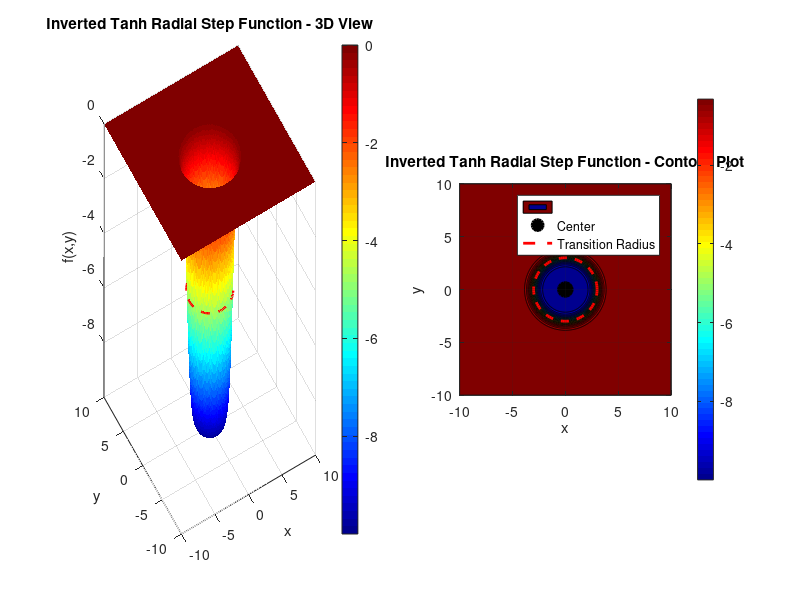
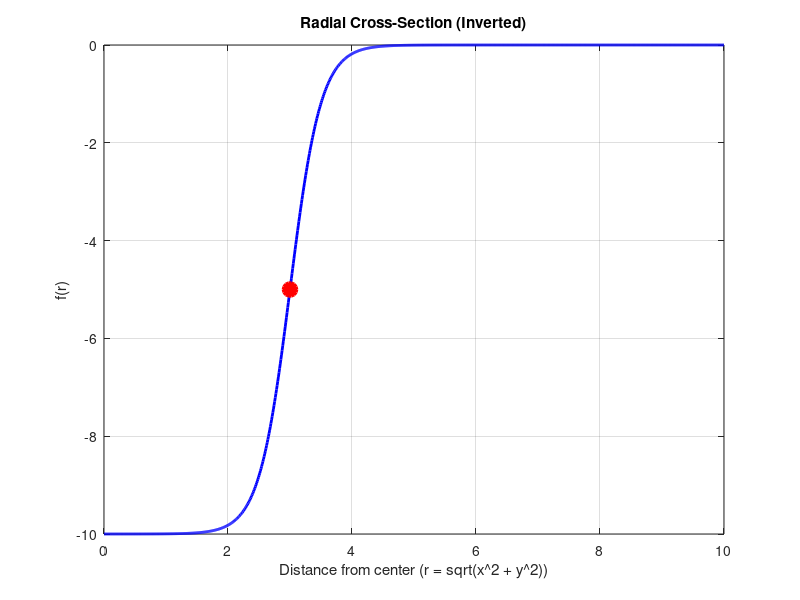

Recreate these plots in MATLAB, in order. (Note: this script raises an error after producing the figures.)
% MATLAB script to plot the Inverted Tanh Radial Step function
% f(x,y) = -h * (1/2) * (1 - tanh(k * (sqrt(x^2 + y^2) - r)))
%        = h * (1/2) * (tanh(k * (sqrt(x^2 + y^2) - r)) - 1)
%
% This creates a smooth radial depression/valley that transitions to zero
% using a hyperbolic tangent function

%% ADJUSTABLE PARAMETERS - Change these values to modify the function
h = 10;        % Height of the central plateau
k = 2;         % Steepness of transition (larger k = sharper edge)
r = 3;         % Radius where transition occurs

% Define the domain
x = linspace(-10, 10, 500);
y = linspace(-10, 10, 500);
[X, Y] = meshgrid(x, y);

% Calculate the function value for each point
% Distance from origin
R = sqrt(X.^2 + Y.^2);

% Apply the inverted tanh radial step function (creates a valley/depression)
Z = -h * 0.5 * (1 - tanh(k * (R - r)));

% Create the 3D surface plot
figure('Position', [100, 100, 1200, 500]);

% Subplot 1: 3D surface
subplot(1, 2, 1);
surf(X, Y, Z, 'EdgeColor', 'none');
colormap(jet);
colorbar;
xlabel('x');
ylabel('y');
zlabel('f(x,y)');
title('Inverted Tanh Radial Step Function - 3D View');
view(-30, 30);
grid on;
axis tight;

% Mark the center (bottom of valley)
hold on;
plot3(0, 0, -h*0.5, 'ko', 'MarkerSize', 10, 'LineWidth', 2, 'MarkerFaceColor', 'k');
% Mark the transition radius circle at z = -h/2
theta = linspace(0, 2*pi, 100);
plot3(r*cos(theta), r*sin(theta), -h*0.5*ones(size(theta)), 'r--', 'LineWidth', 2);
hold off;

% Subplot 2: Contour plot
subplot(1, 2, 2);
contourf(X, Y, Z, 30);
colormap(jet);
colorbar;
xlabel('x');
ylabel('y');
title('Inverted Tanh Radial Step Function - Contour Plot');
grid on;
axis equal;
xlim([-10 10]);
ylim([-10 10]);

% Mark important features
hold on;
% Mark the center
plot(0, 0, 'ko', 'MarkerSize', 10, 'LineWidth', 2, 'MarkerFaceColor', 'k');
% Draw circle showing transition radius
plot(r*cos(theta), r*sin(theta), 'r--', 'LineWidth', 2);
legend('', 'Center', 'Transition Radius', 'Location', 'northeast');
hold off;

% Create a third figure showing the radial cross-section
figure('Position', [100, 650, 800, 400]);
r_vals = linspace(0, 10, 1000);
f_vals = -h * 0.5 * (1 - tanh(k * (r_vals - r)));
plot(r_vals, f_vals, 'b-', 'LineWidth', 2);
grid on;
xlabel('Distance from center (r = sqrt(x^2 + y^2))', 'Interpreter', 'none');
ylabel('f(r)');
title('Radial Cross-Section (Inverted)');
hold on;
% Mark the transition point
plot(r, -h*0.5, 'ro', 'MarkerSize', 10, 'LineWidth', 2, 'MarkerFaceColor', 'r');
% Mark valley depth
yline(-h, 'g--', 'LineWidth', 1.5, 'Label', sprintf('Valley depth = %.1f', -h));
% Mark transition radius
xline(r, 'r--', 'LineWidth', 1.5, 'Label', sprintf('Transition radius = %.1f', r));
legend('f(r)', 'Transition point (r, -h/2)', 'Location', 'southeast');
hold off;

% Print some information
fprintf('Inverted Tanh Radial Step Function Properties:\n');
fprintf('Function: f(x,y) = -%.1f * (1/2) * (1 - tanh(%.1f * (sqrt(x^2 + y^2) - %.1f)))\n', h, k, r);
fprintf('Height parameter: h = %.1f\n', h);
fprintf('Steepness parameter: k = %.1f (larger = sharper transition)\n', k);
fprintf('Transition radius: r = %.1f\n', r);
fprintf('Value at center (0,0): f(0,0) = %.6f\n', -h * 0.5 * (1 - tanh(k * (0 - r))));
fprintf('Value at transition radius: f(%.1f,0) = %.6f (should be -h/2 = %.1f)\n', r, -h * 0.5 * (1 - tanh(k * (r - r))), -h*0.5);
fprintf('Function approaches 0 as distance → ∞\n');
fprintf('\nPhysical interpretation:\n');
fprintf('- Creates a smooth valley or depression shape\n');
fprintf('- Center is lowest (approaching -h when r < transition)\n');
fprintf('- Smooth transition around radius r\n');
fprintf('- Approaches 0 far from center (flat ground)\n');
fprintf('- tanh creates smooth, S-shaped transition (no discontinuities)\n');
fprintf('- Perfect for optimization: single global minimum at center!\n');
